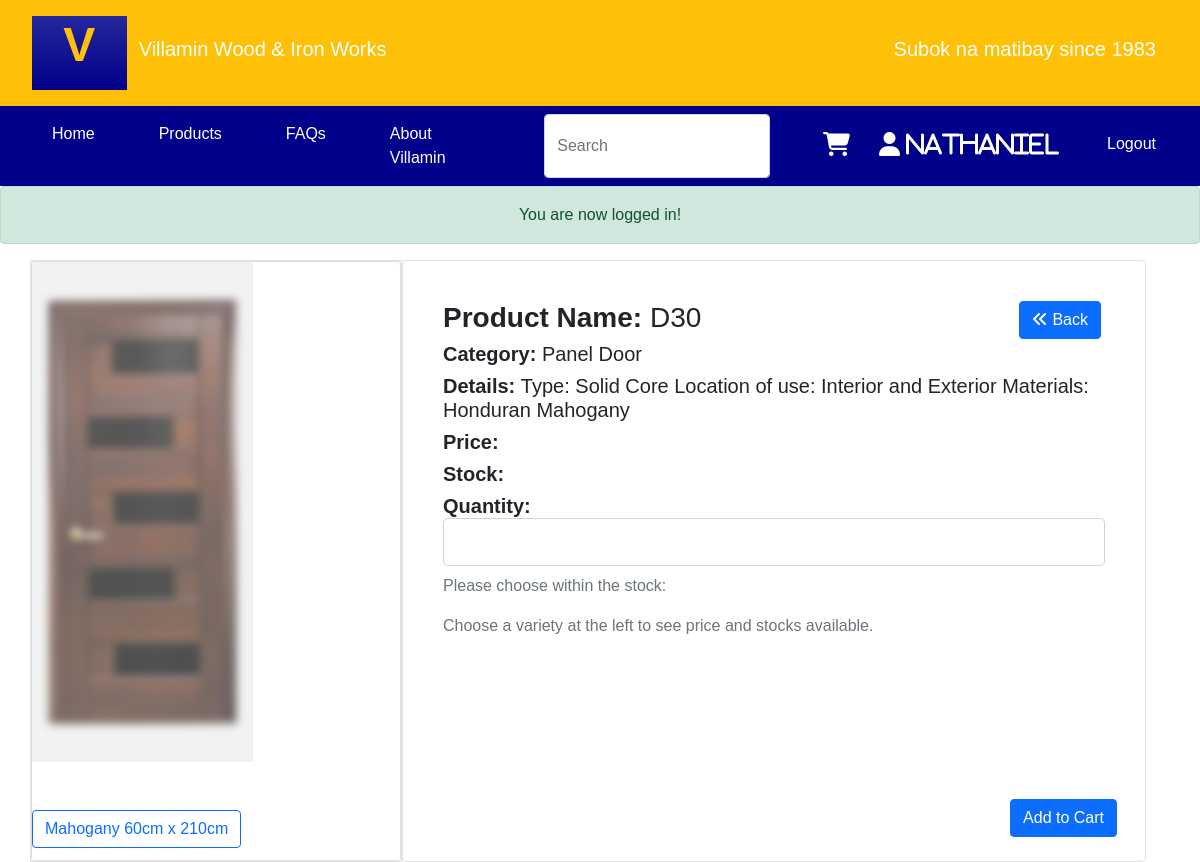
Page /products/show/9 (signed in) on the committed database.
### tables this page shows
CREATE TABLE IF NOT EXISTS `products` (
  `id` int(11) NOT NULL AUTO_INCREMENT,
  `product_name` varchar(45) NOT NULL,
  `category` varchar(45) NOT NULL,
  `img` varchar(60) DEFAULT 'default_product_img00.png',
  `details` varchar(100) DEFAULT NULL,
  `active` int(1) NOT NULL DEFAULT 0,
  `createdOn` datetime NOT NULL,
  `createdBy` varchar(45) NOT NULL,
  `updatedOn` datetime DEFAULT NULL,
  `updatedBy` varchar(45) DEFAULT NULL,
  PRIMARY KEY (`id`),
  UNIQUE KEY `id_UNIQUE` (`id`)
);

CREATE TABLE IF NOT EXISTS `product_var` (
  `id` int(11) NOT NULL AUTO_INCREMENT,
  `productId` int(11) NOT NULL,
  `color` varchar(45) NOT NULL,
  `size` varchar(45) NOT NULL,
  `img` varchar(45) DEFAULT NULL,
  `stock` int(11) NOT NULL,
  `price` decimal(6,2) NOT NULL,
  `featured` int(1) NOT NULL DEFAULT 0,
  `createdOn` datetime NOT NULL,
  `createdBy` varchar(45) NOT NULL,
  `updatedOn` datetime DEFAULT NULL,
  `updatedBy` varchar(45) DEFAULT NULL,
  PRIMARY KEY (`id`),
  UNIQUE KEY `id_UNIQUE` (`id`),
  KEY `product_varsToProducts_idx` (`productId`)
);

### app/controllers/Products.php (called while the page is built, shortened)
<?php
    class Products extends Controller {
        public function __construct(){
            $this->productModel = $this->model("Product");
        }
        public function show($id){
			$product = $this->productModel->getProductById($id);
			$productVars = $this->productModel->getVarProductByProductId($id);
            $data = [
				"product" => $product,
				"productVars" => $productVars
            ];
            $this->view("products/show", $data);
        }
    }

### app/libraries/Core.php (called while the page is built, shortened)
<?php
class Core {
    protected $currentController = 'Pages';
    protected $currentMethod = 'index';
    public function __construct(){
        $url = $this->getUrl();
        if(isset($url[0]) && file_exists('../app/controllers/' . ucwords($url[0]). '.php')){
            $this->currentController = ucwords($url[0]);
            unset($url[0]);
        }
        elseif (isset($url[1]) && file_exists('../app/controllers/admin/' . ucwords($url[1]). '.php')){
            $this->currentController = ucwords($url[1]);
            unset($url[1]);
            require_once '../app/controllers/admin/' . $this->currentController . '.php';
        } else {
            require_once '../app/controllers/' . $this->currentController . '.php';
        }
        $this->currentController = new $this->currentController;
        if(isset($url[1])){
            if(method_exists($this->currentController, $url[1])){
                $this->currentMethod = $url[1];
                unset($url[1]);
            }
        }
        $this->params = $url ? array_values($url) : [];
        call_user_func_array([$this->currentController, $this->currentMethod], $this->params);
    }
    public function getUrl(){
        if(isset($_GET['url'])){
            $url = rtrim($_GET['url'], '/');
            $url = filter_var($url, FILTER_SANITIZE_URL);
            $url = explode('/', $url);
            return $url;
        }
    }
}

### public/index.php (called while the page is built, shortened)
<?php
$init = new Core;

### app/libraries/Database.php (called while the page is built, shortened)
<?php
    class Database {
        private $host = DB_HOST;
        private $user = DB_USER;
        private $pass = DB_PASS;
        private $dbname = DB_NAME;
        private $dbh;
        private $stmt;
        public function __construct(){
            $dsn = 'mysql:host=' . $this->host . ';dbname=' . $this->dbname;
            $options = array(
                PDO::ATTR_PERSISTENT => true,
                PDO::ATTR_ERRMODE => PDO::ERRMODE_EXCEPTION
            );
            try {
                $this->dbh = new PDO($dsn, $this->user, $this->pass, $options);
            } catch(PDOException $err){
                $this->error = $err->getMessage();
                echo $this->error;
            }
        }
        public function query($sql){
            $this->stmt = $this->dbh->prepare($sql);
        }
        public function bind($param, $value, $type=null){
            if(is_null($type)){
                switch (true){
                    default:
                        $type = PDO::PARAM_STR;
                }
            }
            $this->stmt->bindValue($param, $value, $type);
        }
        public function execute(){
            return $this->stmt->execute();
        }
        public function resultSet(){
            $this->execute();
            return $this->stmt->fetchAll(PDO::FETCH_OBJ);
        }
        public function single(){
            $this->execute();
            return $this->stmt->fetch(PDO::FETCH_OBJ);
        }
    }

### app/models/Product.php (called while the page is built, shortened)
<?php
    class Product {
        private $db;
        public function __construct(){
            $this->db = new Database;
        }
		public function getProductById($id){
			$this->db->query("SELECT * FROM products WHERE id = :id");
			$this->db->bind(":id", $id);
			$row = $this->db->single();
			return $row;
		}
		public function getVarProductByProductId($id){
			$this->db->query(
				"SELECT var.id as id, p.product_name as product_name, productId, color, size, p.img as img, stock, price, var.img as varImg, featured
					FROM product_var var
					LEFT JOIN products p ON var.productId = p.id
					WHERE p.id = :id");
			$this->db->bind(":id", $id);
			$results = $this->db->resultSet();
			return $results;
		}
    }
?>

### app/views/products/show.php (the view, shortened to what this page needs)
<?php require APPROOT . "/views/templates/header.php"; ?>
<div class="container mt-3">
	<?php if(!$data['product']){
		echo "<div class='card card-body mb-3 text-center'><b>Not able to get any data! Please Contact Support.</b></div>";}
	else{ ?>
        <form action="<?php echo URLROOT.'/transactions/addToCart'?>" method="post" style="display: inline">
            <div class="row">
                <div class="row row-cols-lg-2 row-cols-md-2 row-cols-1">
                    <div class="col-lg-4 col-md-4 col p-0 border">
                        <div class="card h-100 m-auto" style="min-height: 600px">
                            <div class="carousel carousel-main js-flickity mb-5" data-flickity-options='{ "wrapAround": true, "autoPlay": true }' id="showProductCarousel">
								<?php if($data["product"]->img != DEFAULTIMAGE) { ?>
                                    <div class="carousel-cell" style="background: rgba(239, 239, 240, 80%);">
                                        <img src="<?php echo URLROOT."/img/products/".$data["product"]->img ?>" class="h-100 d-block w-100" alt="<?php echo $data["product"]->img; ?>">
                                    </div>
								<?php } ?>
                            </div>
                            <div>
								<?php foreach($data['productVars'] as $productVar) : ?>
                                    <label class="btn btn-outline-primary" for="<?php echo $productVar->id; ?>">
										<?php echo $productVar->color." ".$productVar->size ?>
                                    </label>
								<?php endforeach; ?>
                            </div>
                        </div>
                    </div>
                    <div class="col-lg-8 col-md-8 col border card h-100 p-0">
                        <div class="container mt-4">
                            <div class="card-body">
                                <a class="btn btn-primary float-end me-1" href="<?php echo URLROOT;?>/products">
                                    <i class="fa fa-angle-double-left"></i> Back
                                </a>
                                <p class="h3">
                                    <b>Product Name: </b> <?php echo $data['product']->product_name; ?>
                                </p>
                                <p class="h5">
                                    <b>Category: </b> <?php echo $data['product']->category; ?>
                                </p>
                                <p class="h5">
                                    <b>Details: </b> <?php echo $data['product']->details; ?>
                                </p>
                                <p class="h5">
                                    <b>Price: </b><span id='price'></span>
                                </p>
                                <p class="h5">
                                    <b>Stock: </b><span id='stock'></span>
                                </p>
                                <p class="h5">
                                    <b>Quantity: </b>
                                    <input id="quantity" type="number" name="quantity" min="0" class="form-control form-control-lg" required>
                                    <p class="text-muted">Please choose within the stock:</p>
                                </p>
                                <p class="text-muted">Choose a variety at the left to see price and stocks available.</p>
                            </div>
                            <span class="position-absolute bottom-0 end-0 m-4">
                                <input type="submit" value="Add to Cart" class="btn btn-primary float-end me-1">
                            </span>
                        </div>
                    </div>
                </div>
            </div>
        </form>
	<?php } ?>
</div>
<?php require APPROOT . "/views/templates/footer.php"; ?>

### public/flickity.css (style rules this page uses)
* { box-sizing: border-box; }
body { font-family: sans-serif; }
.carousel-cell { width: 70%; height: 200px; display: -webkit-box; display: -webkit-flex; display: flex; -webkit-box-pack: center; -webkit-justify-content: center; justify-content: center; -webkit-align-items: center; align-items: center; }
.carousel-cell img { display: block; max-width: 100%; max-height: 100%; opacity: 0.7; -webkit-transform: scale(0.85); transform: scale(0.85); -webkit-filter: blur(5px); filter: blur(5px); -webkit-transition: opacity 0.3s, -webkit-transform 0.3s, transform 0.3s, -webkit-filter 0.3s, filter 0.3s; transition: opacity 0.3s, transform 0.3s, filter 0.3s; }
@media screen and ( min-width: 768px ) { .carousel-cell { height: 500px; } }
@media screen and ( min-width: 960px ) { .carousel-cell { width: 60%; } }

### rows in the picture
products: img (picture), product_name "D30", category "Panel Door", details "Type: Solid Core Location of use: Interior and Exterior Materials: Honduran Mahogany"
product_var: color "Mahogany", size "60cm x 210cm"

### other values in the picture
SITENAME "Villamin Wood & Iron Works"
CATCHPHRASE "Subok na matibay since 1983"
$_SESSION["user_info"]->fname "Nathaniel"
$_SESSION[$name] "You are now logged in!"
